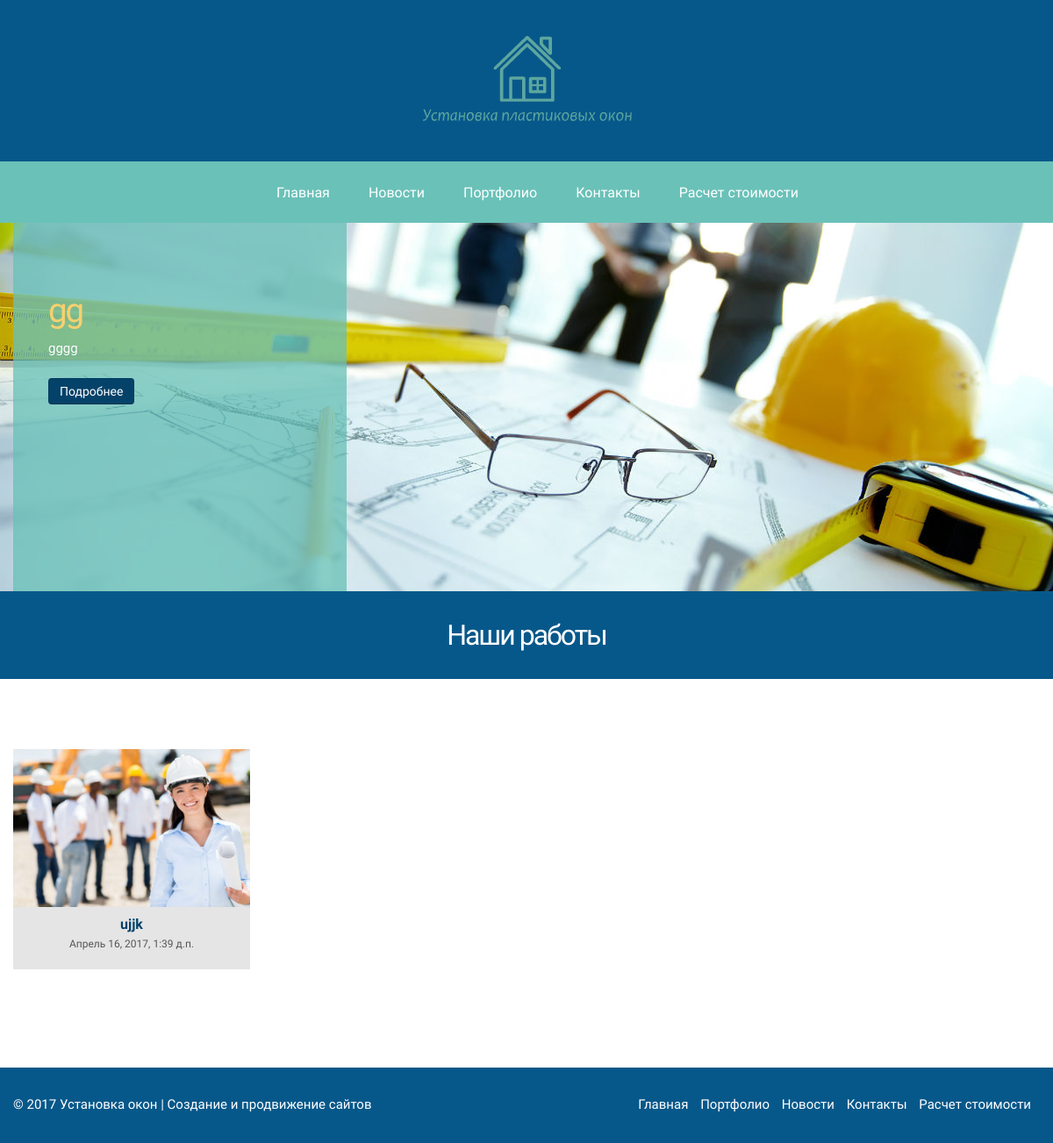
Page /portfolio/ on the earlier database version.
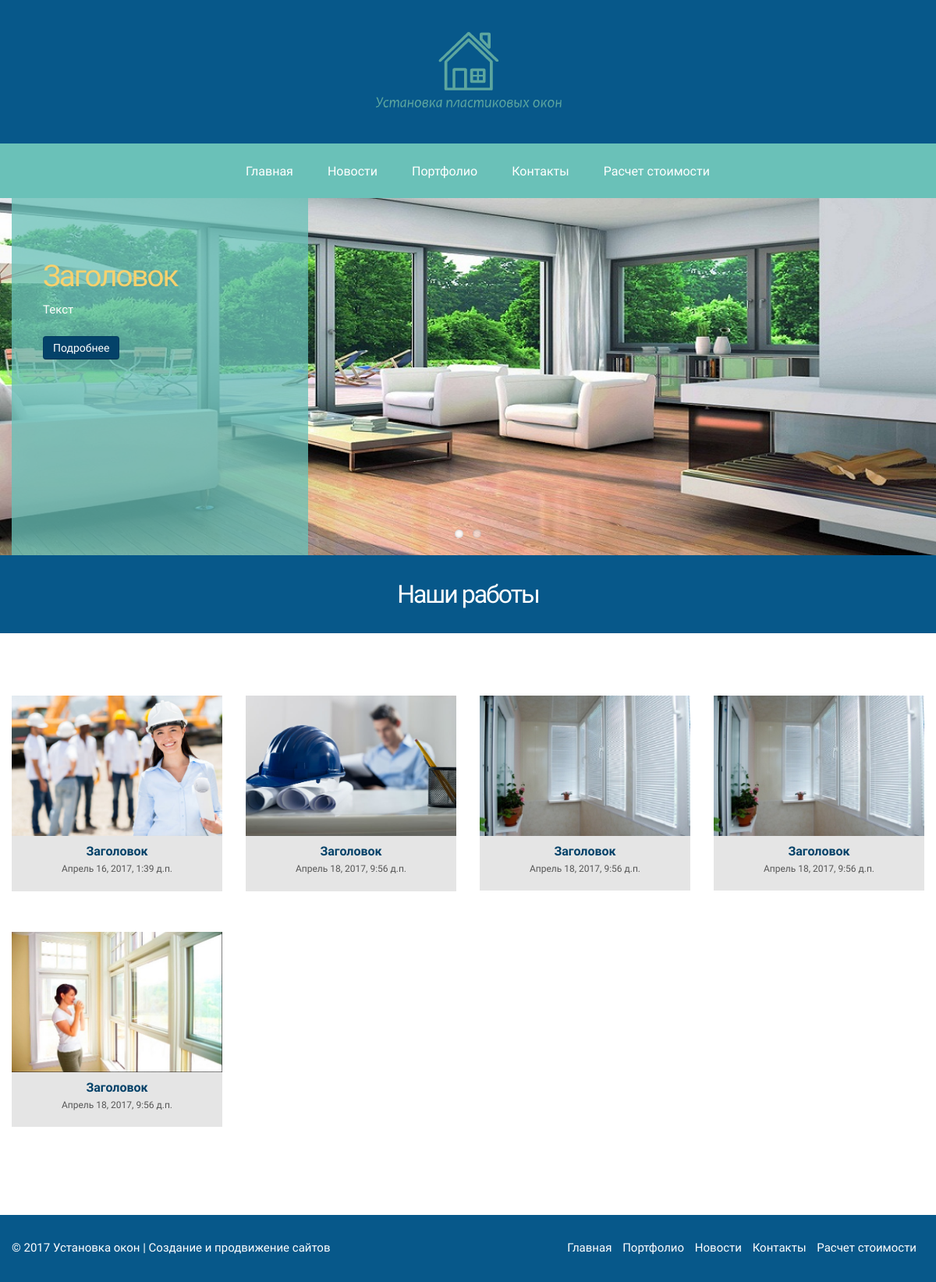
Same page on the later database version.
### main/models.py (models this page shows, shortened)
class Slider(models.Model):
	title = models.CharField(max_length=30, verbose_name="Заголовок")
	body = models.TextField(max_length=300, verbose_name = "Текст")
	image = models.ImageField(upload_to='media/slider', verbose_name="Изображение")
	url = models.CharField(max_length=50, verbose_name="Ссылка")
	class Meta:
		verbose_name_plural='Слайдер'

### portfolio/models.py (models this page shows, shortened)
class Images(models.Model):
	name = models.CharField(max_length=30, verbose_name="Название")
	description = models.TextField(max_length=200, verbose_name="Описание")
	image = models.ImageField(upload_to='media/portfolio', verbose_name="Изображение", blank=True)
	pub_date = models.DateTimeField(default=timezone.now())
	class Meta:
		ordering = ['pub_date']
		verbose_name="Портфолио"
		verbose_name_plural = "Портфолио"

### portfolio/views.py (the view)
# urls.py: url(r'^portfolio/$', ListViews.as_view(), name = 'portfolio'),
class ListViews(ListView):
	model = Images
	paginate_by = 10
	template_name = 'portfolio/portfolio.html'
	def get_context_data(self, **kwargs):
		context = super(ListViews, self).get_context_data(**kwargs)
		return context

### main/context_processors.py (called while the page is built)
def slider(request):
	return {'sliders':Slider.objects.all()}

### templates/portfolio/portfolio.html (shortened to what this page needs)
{% extends 'base.html' %}
{% load staticfiles %}
{% block content %}
    <div id="subheader">
        <h1>Наши работы</h1>
    </div>
    <div id="content">
        <div class="container">
            <div class="row">
                <div class="span12">
                </div>
            </div>
            <div class="row">
                <div id="gallery" class="gallery">
                    {% for images in object_list %}
                    <div class="span3 item event">
                        <a class="preview" href="{{MEDIA_URL}}{{images.image}}" data-gal="prettyPhoto" title="{{images.description}}">
                            <img src="{% static 'img/pic-blank-1.gif' %}" data-original="{{MEDIA_URL}}{{images.image}}" alt="">
                        </a>
                        <h4>{{images.name}}</h4>
                        <span>{{images.pub_date}}</span>
                    </div>
                    {% endfor %}
                </div>
            </div>
        </div>
    </div>
{% endblock %}

### templates/base.html (shortened to what this page needs)
{% load staticfiles %}
<!DOCTYPE html>
<html lang="en">
<head>
    <link href="{% static 'css/html6.css' %}" rel="stylesheet" type="text/css">
</head>
<body>
     <header>
        <div id="logo">
            <div class="inner">
                <a href="index.html">
                    <img src="{% static 'img/logo.png' %}" alt=""></a>
            </div>
        </div>
        <div id="mainourservice-container">
            <ul id="mainourservice">
                <li><a href="{% url 'main' %}">Главная</a></li>
                <li><a href="{% url 'news' %}">Новости</a></li>
                <li><a href="{% url 'portfolio' %}">Портфолио</a></li>
                <li><a href="{% url 'contact' %}">Контакты</a></li>
                <li><a href="{% url 'add' %}">Расчет стоимости</a></li>
            </ul>
        </div>
    </header>
    <section id="slider">
        <div class="flexslider main-slider">
            <ul class="slides">
            {% for slider in sliders %}
                <li>
                    <div class="container">
                        <div class="slider-info">
                            <div class="inner">
                                <h1>{{ slider.title }}</h1>
                                <div class="slider-text">
                                    {{slider.body}}
                                </div>
                                <a href="{{slider.url}}" class="btn btn-primary">Подробнее</a>
                            </div>
                        </div>
                    </div>
                    <img src="{{MEDIA_URL}}{{slider.image}}" alt="">
                </li>
            {% endfor  %}
        </div>
    </section>
    {% block content %}{% endblock %}
    <footer>
            <div class="container">
                <div class="row">
                    <div class="span6">
                         &copy; 2017 Установка окон | <a href="#">Создание и продвижение сайтов</a>
                    </div>
                    <div class="span6">
                        <nav>
                            <ul>
                                <li><a href="{% url 'main' %}">Главная</a></li>
                                <li><a href="{% url 'portfolio' %}">Портфолио</a></li>
                                <li><a href="{% url 'news' %}">Новости</a></li>
                                <li><a href="{% url 'contact' %}">Контакты</a></li>
                                <li><a href="{% url 'add' %}">Расчет стоимости</a></li>
                            </ul>
                        </nav>
                    </div>
                </div>
            </div>
        </footer>
</body>
</html>

Differences in the rows shown:
removed Slider: title "gg", body "gggg", image (picture)
added Slider: title "Заголовок", body "Текст", image (picture)
changed Images "Апрель 16, 2017, 1:39 д.п.": name "ujjk" → "Заголовок"
added Images: image (picture), name "Заголовок", pub_date "Апрель 18, 2017, 9:56 д.п."
added Images: image (picture), name "Заголовок", pub_date "Апрель 18, 2017, 9:56 д.п."
added Images: image (picture), name "Заголовок", pub_date "Апрель 18, 2017, 9:56 д.п."
added Images: image (picture), name "Заголовок", pub_date "Апрель 18, 2017, 9:56 д.п."
